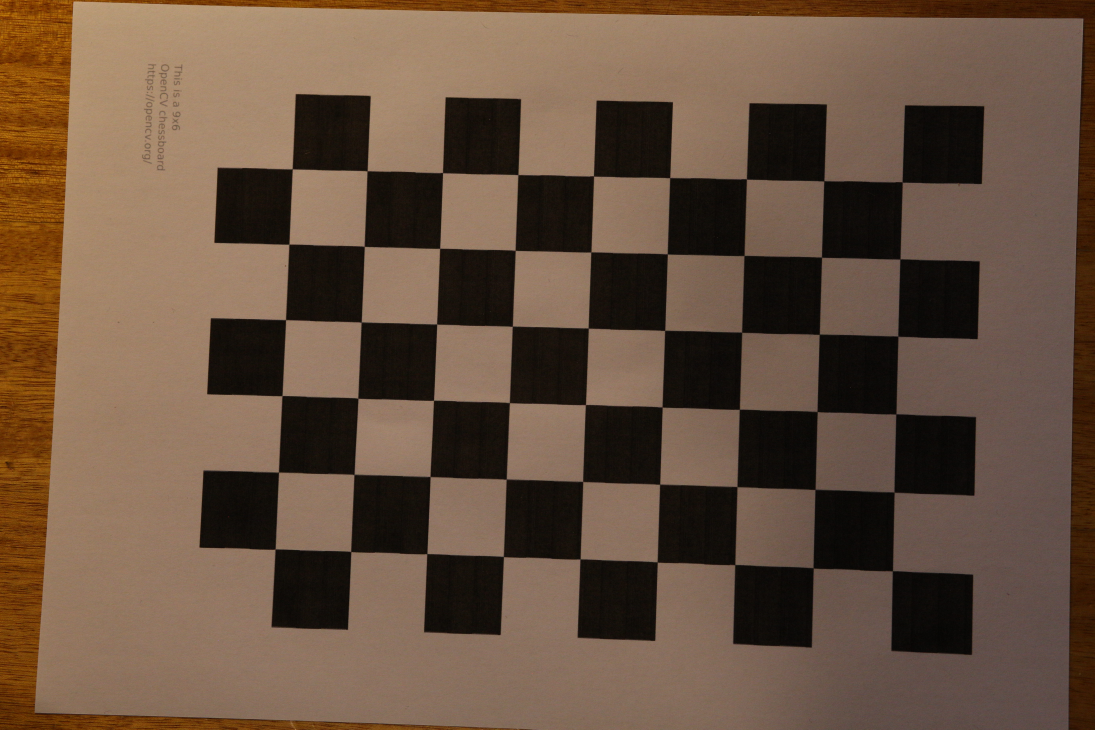
#> input picture calib_imgs/IMG_9143.jpg, 5472 x 3648 px (shown at 1/5 size); its folder holds 5 pictures in this run; the run also reads 1 picture not shown here
$ python task3.py
#> lines starting #> are read from the running program, lines starting #| are printed output that depends on the picture
"""
parameters about the camera are required to determine an accurate relationship
between a 3D point in the real world and its corresponding 2D projection (pixel)
in the image captured by that calibrated camera.
"""

import numpy as np
import cv2
import glob
from matplotlib import pyplot as plt
import pickle

# parameters (in mm)
square_size = 23
aperture_width = 35.8
aperture_height = 23.9

# termination criteria
criteria = (cv2.TERM_CRITERIA_EPS + cv2.TERM_CRITERIA_MAX_ITER, 30, 0.001)

# prepare object points, like (0,0,0), (1,0,0), (2,0,0) ....,(6,5,0)
objp = np.zeros((9 * 6, 3), np.float32)
objp[:, :2] = np.mgrid[0:9, 0:6].T.reshape(-1, 2) * square_size

# Arrays to store object points and image points from all the images.
objpoints = []  # 3d point in real world space
imgpoints = []  # 2d points in image plane.

for fname in glob.glob("calib_imgs/*.jpg"):
    img = cv2.imread(fname)
#> img is the input picture: shape (3648, 5472, 3); mean B, G, R 64, 81.7, 104.4
    gray = cv2.cvtColor(img, cv2.COLOR_BGR2GRAY)
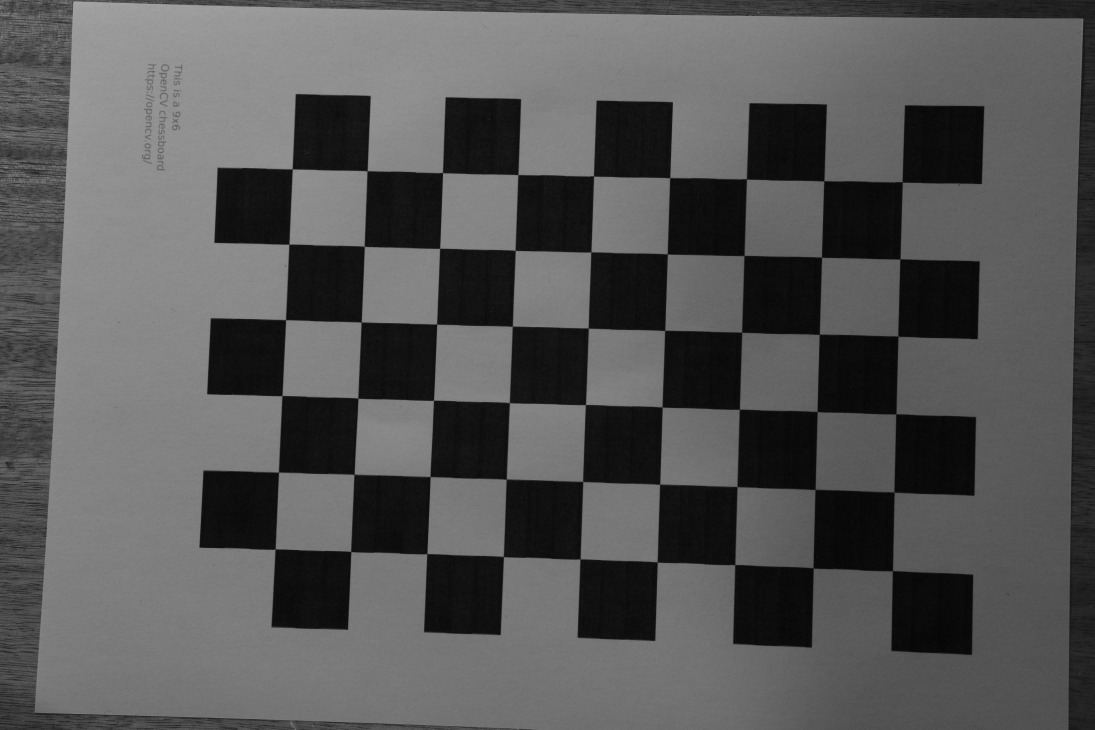
#> gray: shape (3648, 5472) (shown at 1/5 size); min 0, max 199, mean 86.5
    # Find the chess board corners
    ret, corners = cv2.findChessboardCorners(gray, (9, 6), None)
#> ret = True; corners = 54 rows, first 8: [4464.7, 2855], [4067.5, 2841], [3675.7, 2824.8], [3288, 2812], [2900.5, 2797.4], [2519.1, 2784.5], [2136.6, 2770], [1756.1, 2759.5]
    # If found, add object points, image points (after refining them)
    if ret == True:
        objpoints.append(objp)
        corners2 = cv2.cornerSubPix(gray, corners, (11, 11), (-1, -1), criteria)
#> corners2 = 54 rows, first 8: [4464.1, 2856.5], [4068, 2841.7], [3676.3, 2824.9], [3288, 2811.7], [2902.1, 2796.8], [2518.9, 2784.4], [2136.3, 2770.2], [1755.6, 2759.6]
        imgpoints.append(corners)
        # Draw and display the corners
        drawing = cv2.drawChessboardCorners(img, (9, 6), corners2, ret)
#> pass 2 of the loop `for fname in glob.glob("calib_imgs/*.jpg"):`:
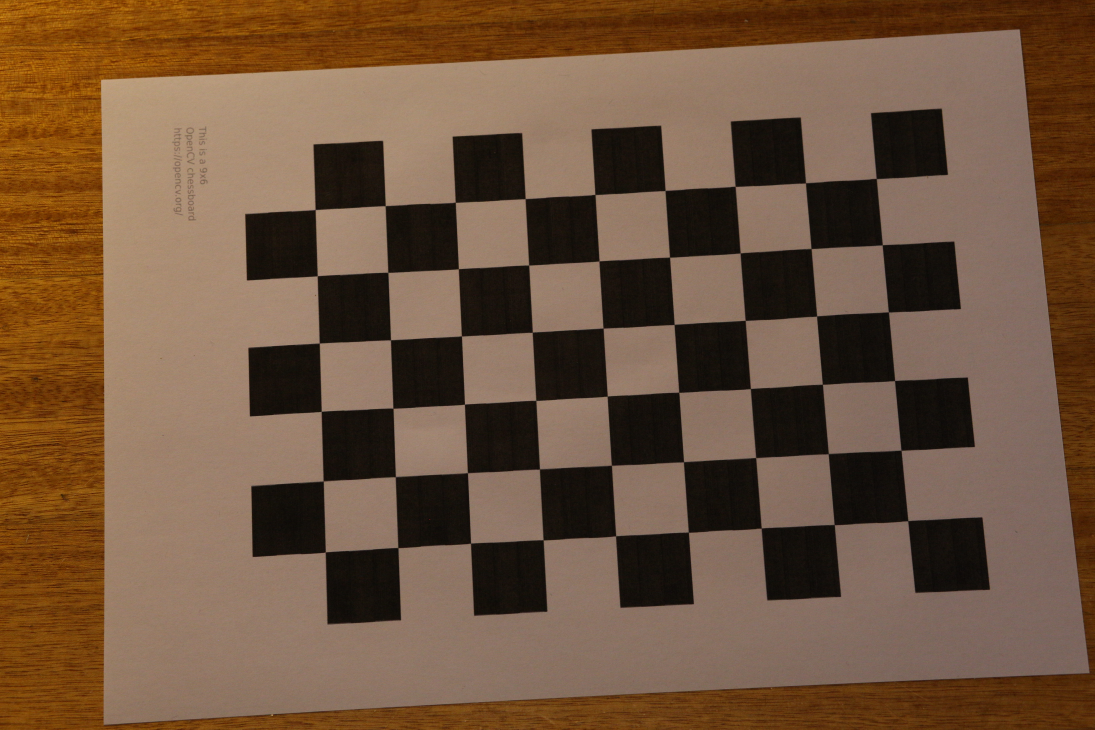
#> input picture calib_imgs/IMG_9144.jpg, 5472 x 3648 px (shown at 1/5 size)
#> img is the input picture: shape (3648, 5472, 3); mean B, G, R 61.8, 84.5, 112.3
#> `gray = cv2.cvtColor(img, cv2.COLOR_BGR2GRAY)`:
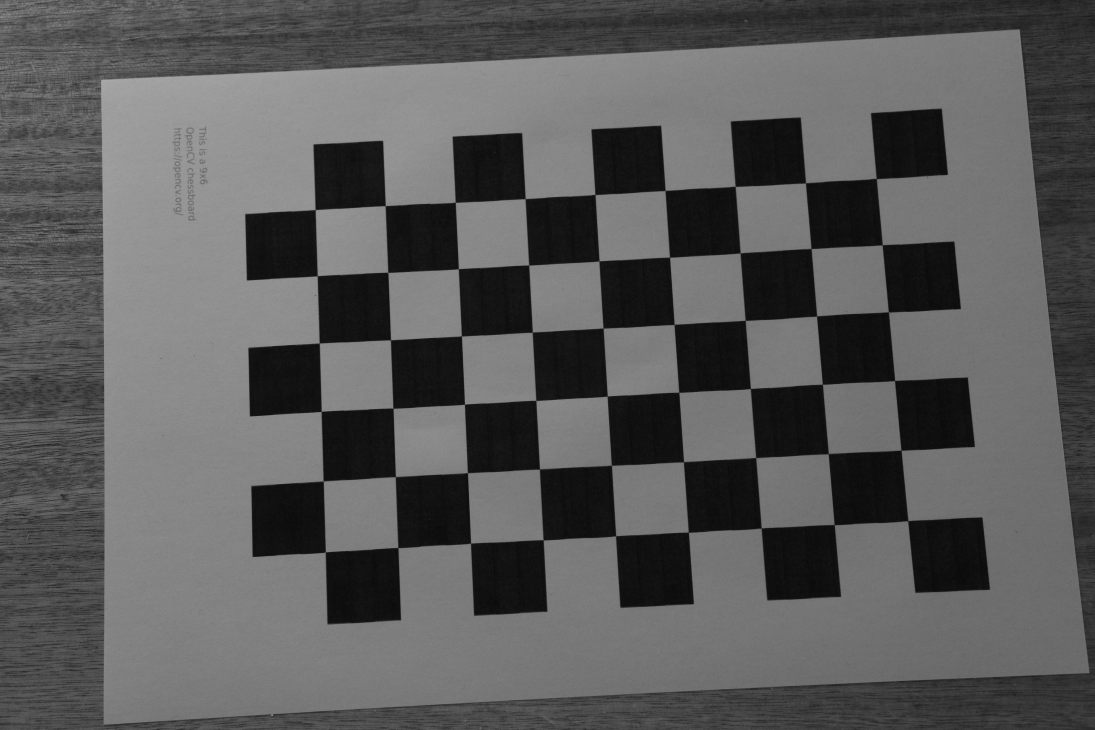
#> gray: shape (3648, 5472) (shown at 1/5 size); min 1, max 233, mean 90.2
#> corners = 54 rows, first 8: [4541.3, 2605.2], [4173.5, 2625], [3808, 2642.5], [3443.2, 2661.1], [3080, 2681.5], [2717.5, 2701], [2354.4, 2718.2], [1991.5, 2740]
#> corners2 = 54 rows, first 8: [4540.9, 2605.6], [4173.2, 2625], [3808.1, 2642.3], [3443.9, 2662.7], [3080.1, 2681.3], [2717.7, 2701.1], [2354.7, 2717.6], [1991.4, 2740.3]
#> pass 3 of the loop `for fname in glob.glob("calib_imgs/*.jpg"):`:
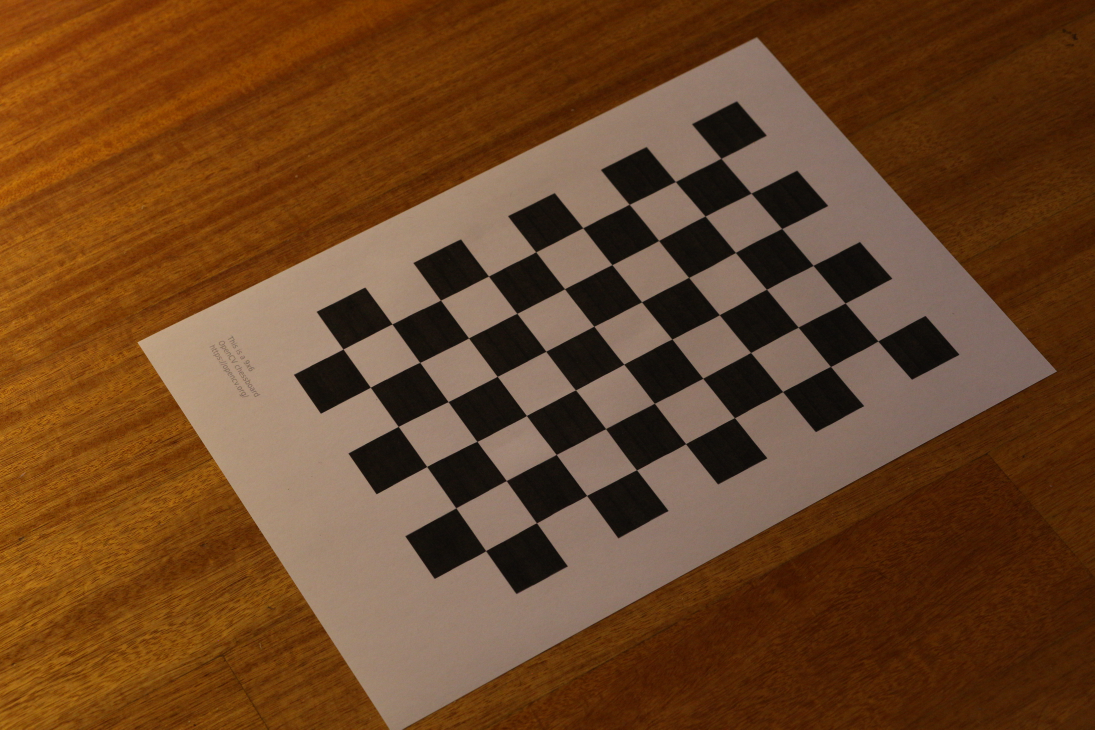
#> input picture calib_imgs/IMG_9145.jpg, 5472 x 3648 px (shown at 1/5 size)
#> img is the input picture: shape (3648, 5472, 3); mean B, G, R 37.4, 68.7, 107
#> `gray = cv2.cvtColor(img, cv2.COLOR_BGR2GRAY)`:
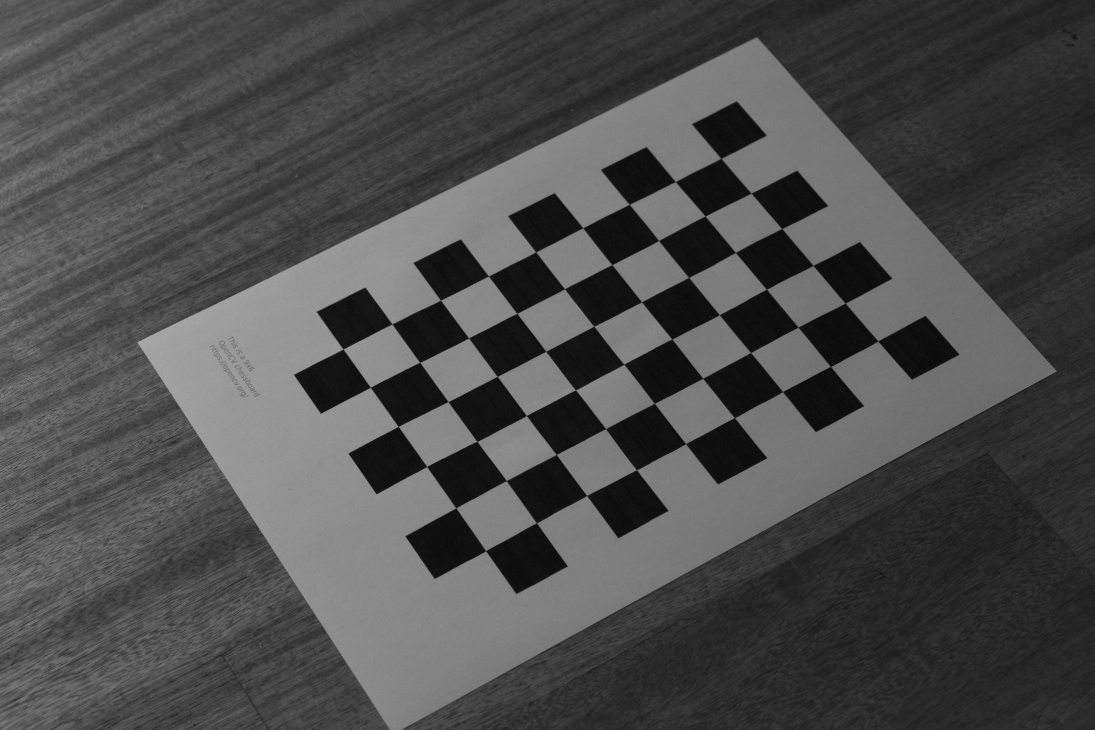
#> gray: shape (3648, 5472) (shown at 1/5 size); min 1, max 234, mean 76.6
#> corners = 54 rows, first 8: [4391.4, 1707.3], [4153.6, 1834.4], [3915.3, 1959.8], [3674.5, 2090.3], [3430.1, 2221.3], [3183.8, 2350.7], [2935.4, 2479.1], [2684.1, 2616.1]
#> corners2 = 54 rows, first 8: [4391.5, 1706.9], [4154.4, 1834.4], [3915.2, 1959.9], [3674.2, 2090.3], [3429.9, 2220.4], [3184.5, 2351.3], [2935.2, 2479], [2684.3, 2616.2]
#> the loop made 5 passes; the first 3 are shown
        # plt.imshow(drawing)
        # plt.show()

ret, mtx, dist, rvecs, tvecs = cv2.calibrateCamera(
    objpoints, imgpoints, gray.shape[::-1], None, None
)

# choosing image to undistort
img = cv2.imread("calib_imgs/IMG_9144.jpg")
h, w = img.shape[:2]
#> h = 3648; w = 5472
newcameramtx, roi = cv2.getOptimalNewCameraMatrix(mtx, dist, (w, h), 1, (w, h))

# saving calibration arrays
mtx.dump("mtx.npy")
newcameramtx.dump("newcameramtx.npy")
dist.dump("cam_dist.npy")
with open("cam_roi.pkl", 'wb') as f: pickle.dump(roi, f)

# undistort
dst = cv2.undistort(img, mtx, dist, None, newcameramtx)
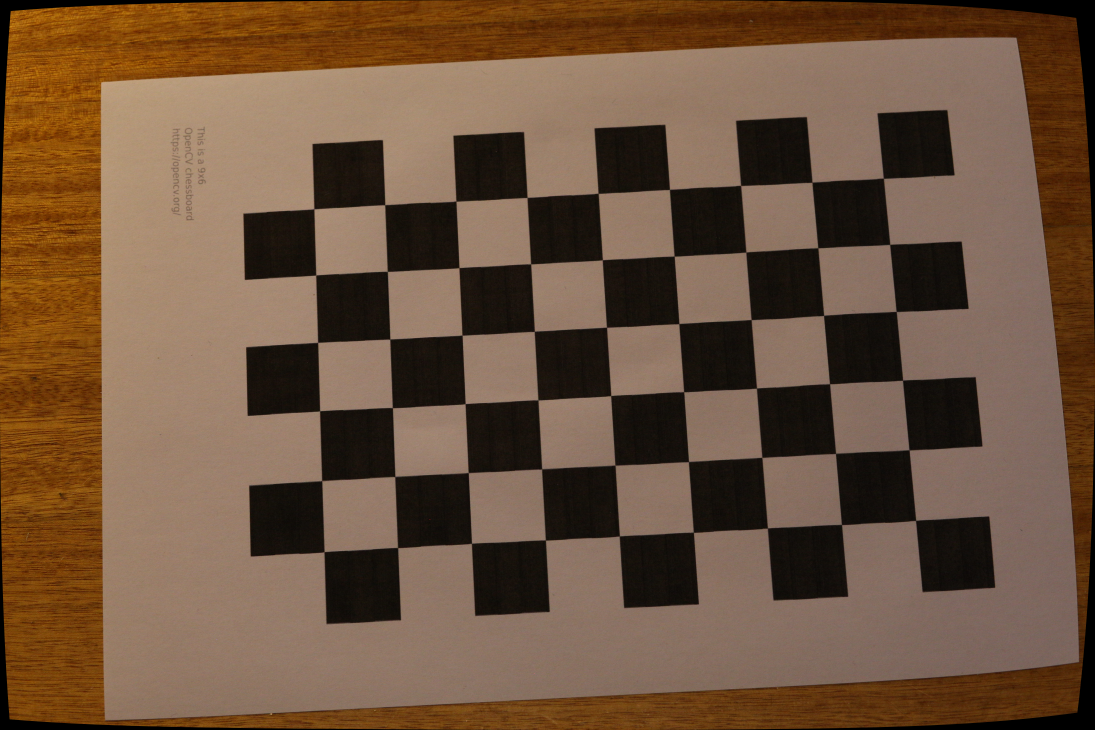
#> dst: shape (3648, 5472, 3) (shown at 1/5 size); mean B, G, R 61.3, 83.4, 110.4
x, y, w, h = roi
dst = dst[y : y + h, x : x + w]
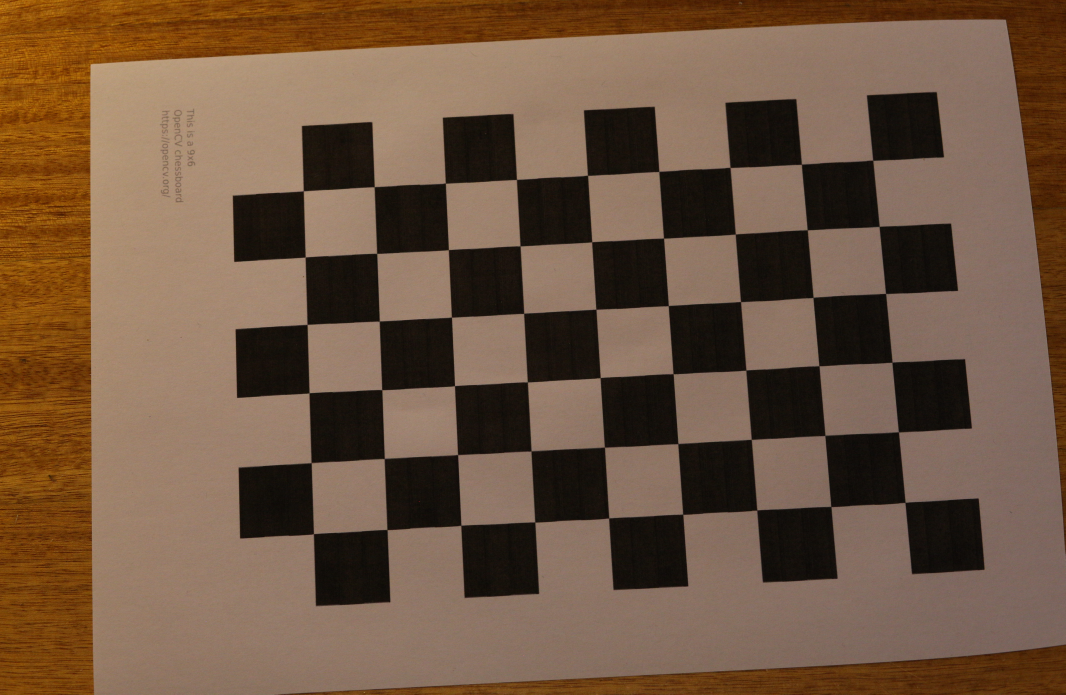
#> dst: shape (3472, 5326, 3) (shown at 1/5 size); mean B, G, R 65.5, 86.3, 112.5

cv2.imwrite("calib.jpg", dst)
cv2.imwrite("uncalib.jpg", img)

print(newcameramtx)

mean_error = 0
for i in range(len(objpoints)):
    imgpoints2, _ = cv2.projectPoints(objpoints[i], rvecs[i], tvecs[i], mtx, dist)
    error = cv2.norm(imgpoints[i], imgpoints2, cv2.NORM_L2)/len(imgpoints2)
    mean_error += error
print( "total error: {}".format(mean_error/len(objpoints)) )

### Real unit focal length
Fx = newcameramtx[0,0] * aperture_width / img.shape[1]
Fy = newcameramtx[1,1] * aperture_height / img.shape[0]
print(f'Fx = {Fx}mm, Fy = {Fy}mm')
